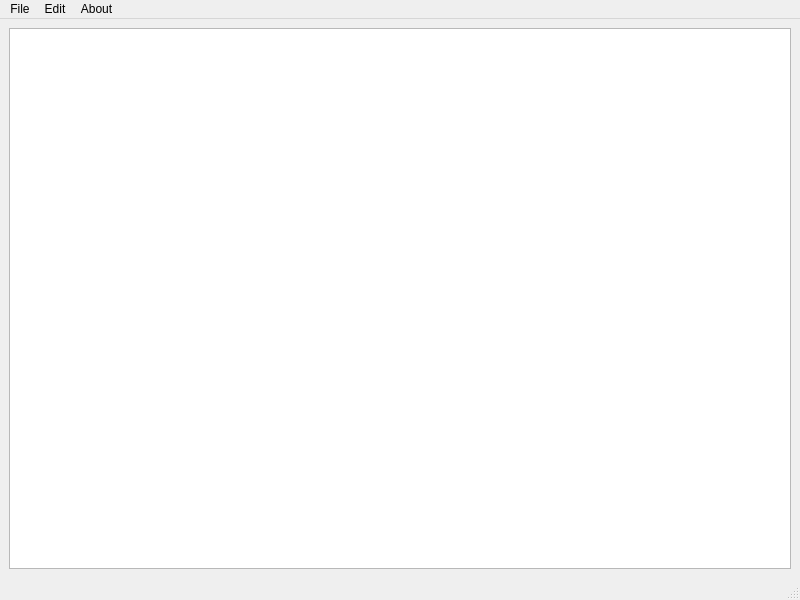
<?xml version="1.0" encoding="UTF-8"?>
<ui version="4.0">
 <class>MainWindow</class>
 <widget class="QMainWindow" name="MainWindow">
  <property name="geometry">
   <rect>
    <x>0</x>
    <y>0</y>
    <width>800</width>
    <height>600</height>
   </rect>
  </property>
  <property name="windowTitle">
   <string>Notepad</string>
  </property>
  <widget class="QWidget" name="centralwidget">
   <layout class="QHBoxLayout" name="horizontalLayout">
    <item>
     <widget class="QTextEdit" name="textEdit"/>
    </item>
   </layout>
  </widget>
  <widget class="QMenuBar" name="menubar">
   <property name="geometry">
    <rect>
     <x>0</x>
     <y>0</y>
     <width>800</width>
     <height>24</height>
    </rect>
   </property>
   <widget class="QMenu" name="menuFile">
    <property name="title">
     <string>File</string>
    </property>
    <addaction name="actionNew"/>
    <addaction name="actionOpen"/>
    <addaction name="actionSave"/>
    <addaction name="actionSave_as"/>
    <addaction name="actionExit"/>
   </widget>
   <widget class="QMenu" name="menuEdit">
    <property name="title">
     <string>Edit</string>
    </property>
    <addaction name="actionCut"/>
    <addaction name="actionCopy"/>
    <addaction name="actionPaste"/>
    <addaction name="actionUndo"/>
    <addaction name="actionRedo"/>
   </widget>
   <widget class="QMenu" name="menuAbout">
    <property name="title">
     <string>About</string>
    </property>
    <addaction name="actionabout"/>
   </widget>
   <addaction name="menuFile"/>
   <addaction name="menuEdit"/>
   <addaction name="menuAbout"/>
  </widget>
  <widget class="QStatusBar" name="statusbar"/>
  <action name="actionNew">
   <property name="icon">
    <iconset>
     <normalon>:/img/icons8-new-file-64.png</normalon>
    </iconset>
   </property>
   <property name="text">
    <string>New</string>
   </property>
  </action>
  <action name="actionOpen">
   <property name="icon">
    <iconset>
     <normalon>:/img/open.png</normalon>
    </iconset>
   </property>
   <property name="text">
    <string>Open</string>
   </property>
  </action>
  <action name="actionSave">
   <property name="icon">
    <iconset>
     <normalon>:/img/save.png</normalon>
    </iconset>
   </property>
   <property name="text">
    <string>Save</string>
   </property>
  </action>
  <action name="actionSave_as">
   <property name="icon">
    <iconset>
     <normalon>:/img/save-as.png</normalon>
    </iconset>
   </property>
   <property name="text">
    <string>Save as</string>
   </property>
  </action>
  <action name="actionExit">
   <property name="icon">
    <iconset>
     <normalon>:/img/close.png</normalon>
    </iconset>
   </property>
   <property name="text">
    <string>Exit</string>
   </property>
  </action>
  <action name="actionCut">
   <property name="icon">
    <iconset>
     <normalon>:/img/cut.png</normalon>
    </iconset>
   </property>
   <property name="text">
    <string>Cut</string>
   </property>
  </action>
  <action name="actionCopy">
   <property name="icon">
    <iconset>
     <normalon>:/img/copy.png</normalon>
    </iconset>
   </property>
   <property name="text">
    <string>Copy</string>
   </property>
  </action>
  <action name="actionPaste">
   <property name="icon">
    <iconset>
     <normalon>:/img/paste.png</normalon>
    </iconset>
   </property>
   <property name="text">
    <string>Paste</string>
   </property>
  </action>
  <action name="actionUndo">
   <property name="icon">
    <iconset>
     <normalon>:/img/undo.png</normalon>
    </iconset>
   </property>
   <property name="text">
    <string>Undo</string>
   </property>
  </action>
  <action name="actionRedo">
   <property name="icon">
    <iconset>
     <normalon>:/img/redo.png</normalon>
    </iconset>
   </property>
   <property name="text">
    <string>Redo</string>
   </property>
  </action>
  <action name="actionabout">
   <property name="icon">
    <iconset>
     <normalon>:/img/about.png</normalon>
    </iconset>
   </property>
   <property name="text">
    <string>about</string>
   </property>
  </action>
 </widget>
 <resources/>
 <connections/>
</ui>
